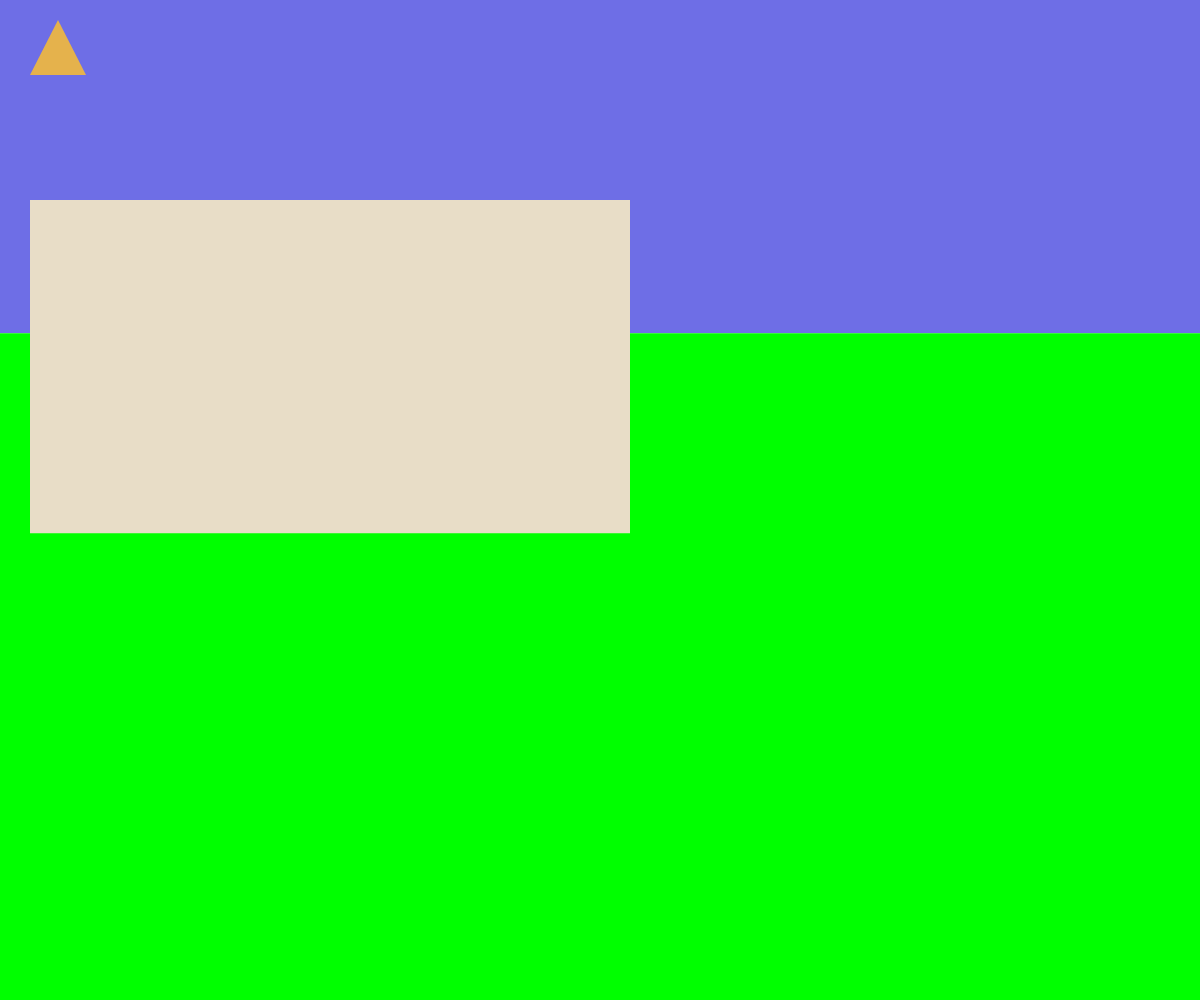
Frame 1 (no input)
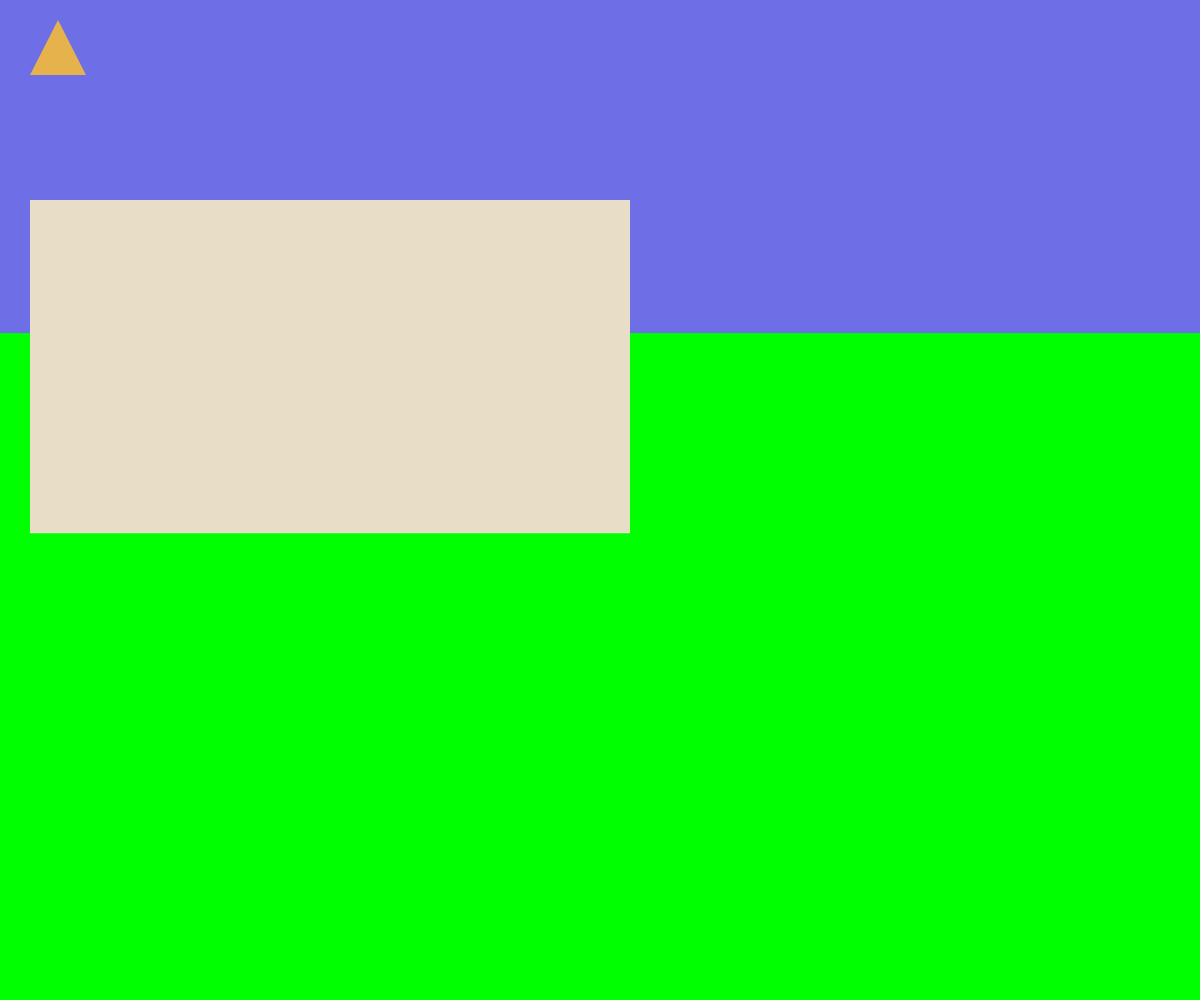
Frame 60 (no input)
Frame 120 (the mouse pressed at the canvas centre since frame 60): identical to frame 60, image omitted

The p5.js sketch that drew these frames (run headless with seeded random() and noise() and a simulated clock; from frame 60 on, the mouse is pressed at the canvas centre):

// p5.js sketch
// ── sketch.js
var skyHeight;
var grassHeight;
var roofHeight;
var houseHeight;

// var houseHeight;

function setup() {
   
    createCanvas(windowWidth,windowHeight);

    skyHeight = windowHeight / 3;
    grassHeight = 2 * (windowHeight / 3);
    roofHeight = windowHeight / 4;
    houseHeight = windowHeight / 3;

  
  }
  



function draw() {
    // sky
    noStroke();
    fill(110,110,230);
    rect(0,0,windowWidth,(windowHeight / 3));

    // Grass
    fill(0,255,0);
    rect(0,skyHeight,windowWidth,grassHeight);


    // roof
    fill(229, 178, 76);
    triangle (30, 75, 58, 20, 86, 75);


    // // House
    fill(232, 221, 199);
    rect(30,200,(windowWidth / 2) ,houseHeight);




  }


// ── style.css
body, html{
    padding:0
}
